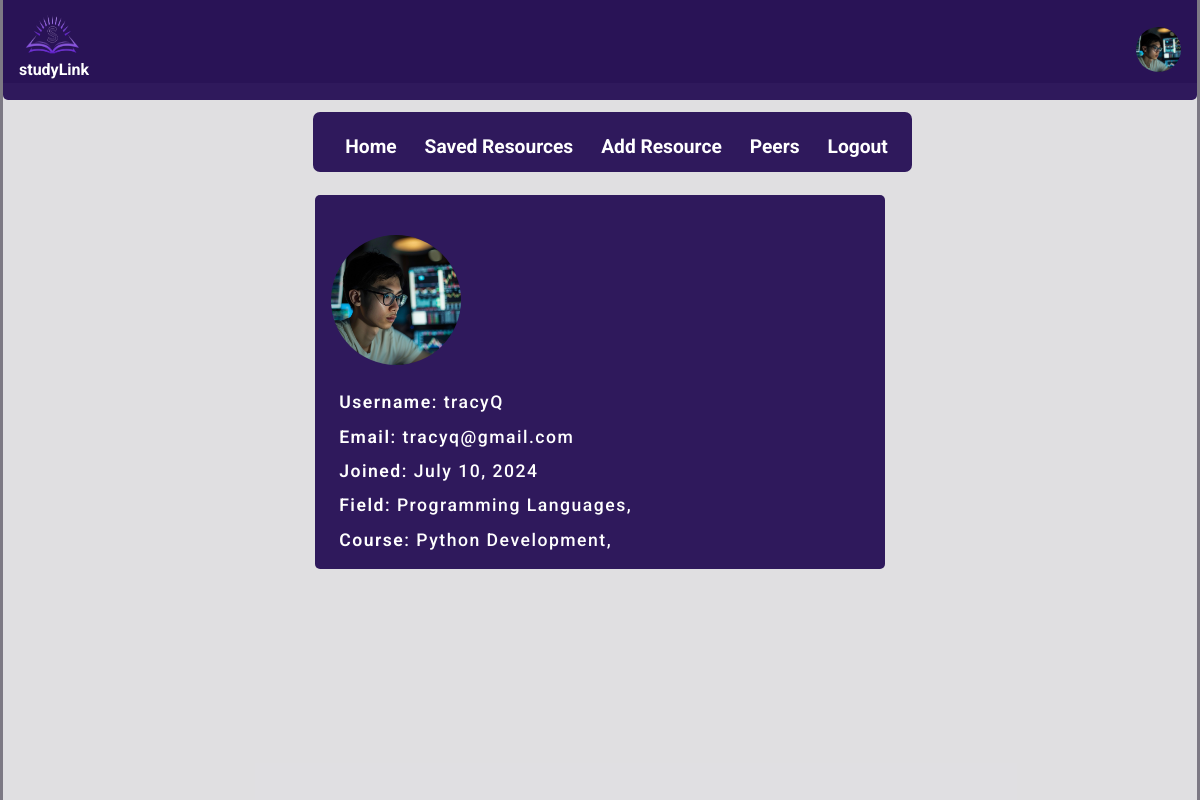
Page /profile/2 (signed in) on the committed database.
### studylink/models.py (models this page shows, shortened)
class User(db.Model, UserMixin):
  __tablename__ = 'user'
  id = db.Column(db.Integer, primary_key=True)
  username = db.Column(db.String(20), unique=True, nullable=False)
  email = db.Column(db.String(120), unique=True, nullable=False)
  image_file = db.Column(db.String(60), nullable=False, default='profile.jpg')
  password = db.Column(db.String(60), nullable=False)
  joined = db.Column(db.DateTime, default=datetime.utcnow)
  website = db.Column(db.String(120))
  twitter = db.Column(db.String(100))
  github = db.Column(db.String(100))
  user_fields = db.relationship('UserFields', backref='user', lazy=True, cascade='all, delete-orphan')
  user_resources = db.relationship('UserResources', backref='user', lazy=True)
  reviews = db.relationship('Reviews', backref='user', lazy=True)
  replies = db.relationship('Reply', backref='user', lazy=True)
  resources = db.relationship('Resources', back_populates='user')

class Fields(db.Model):
  __tablename__ = 'fields'
  id = db.Column(db.Integer, primary_key=True)
  field_name = db.Column(db.String(60), nullable=False)
  courses = db.relationship('Courses', backref='fields', lazy=True)

class Courses(db.Model):
  __tablename__ = 'courses'
  id = db.Column(db.Integer, primary_key=True)
  course_name = db.Column(db.String(60), nullable=False)
  field_id = db.Column(db.Integer, db.ForeignKey('fields.id'), nullable=False)

### studylink/routes.py (the view)
@app.route("/profile/<int:user_id>")
@login_required
def view_profile(user_id):
  fields, courses = set(), set()
  user = User.query.get_or_404(user_id)
  user_fields = UserFields.query.filter_by(user_id=user_id).all()
  for field in user_fields:
    fields.add(field.fields.field_name)
  for course in user_fields:
    courses.add(course.courses.course_name)
  fields_length = len(fields)
  courses_length = len(courses)
  image_file = url_for('static', filename='images/' + user.image_file)
  if user_id == current_user.id:
    return redirect(url_for('account'))
  return render_template('profile.html', title='Profile', image_file=image_file, user=user, courses=courses, fields=fields, fields_length=fields_length, courses_length=courses_length)

### studylink/models.py (called while the page is built)
@login_manager.user_loader
def load_user(user_id):
  return User.query.get(int(user_id))

### studylink/routes.py (called while the page is built)
@app.template_filter('format_datetime')
def format_datetime(value):
  if value is None:
    return ""
  return value.strftime("%B %d, %Y")

### studylink/templates/profile.html (shortened to what this page needs)
{% extends "base.html" %}
{% block content %}
  <section class="account-content account-tab">
    <section class="media">
      <img class="rounded-image" src="{{ image_file }}" alt="Profile Pic" style="margin-bottom: 1.5rem; margin-top: 1.5rem;">
      <section class="flexed">
        <p class="account-details"><span class="account-style">Username</span>: {{ user.username }}</p>
        <p class="account-details"><span class="account-style">Email</span>: {{ user.email }}</p>
        <p class="account-details"><span class="account-style">Joined</span>: {{ user.joined | format_datetime }}</p>
        <p class="account-details">
          {% if fields_length > 1 %}
            <span class="account-style">Fields</span>:
          {% elif fields_length == 1 %}
            <span class="account-style">Field</span>:
          {% endif %}
          {% for user_field in fields %}
            {{ user_field }},
          {% endfor %}
        </p>
        <p class="account-details">
          {% if courses_length > 1 %}
            <span class="account-style">Courses</span>:
          {% elif courses_length == 1 %}
            <span class="account-style">Course</span>:
          {% endif %}
          {% for user_course in courses %}
            {{ user_course }},
          {% endfor %}
        </p>
      </section>
    </section>
  </section>
{% endblock %}

### studylink/templates/base.html (shortened to what this page needs)
<!DOCTYPE html>
<html lang="en">
<head>
  <link href="https://cdn.jsdelivr.net/npm/bootstrap@5.3.3/dist/css/bootstrap.min.css" rel="stylesheet">
  <link rel="stylesheet" href="{{ url_for('static', filename='styles.css') }}">
  <link rel="stylesheet" href="https://cdnjs.cloudflare.com/ajax/libs/font-awesome/4.7.0/css/font-awesome.min.css">
</head>
<body>
  {% if current_user.is_authenticated %}
    <header class="header">
      <section class="header__head">
        <section class="logo1">
          <img src="{{ url_for('static', filename='images/logo.png') }}" alt="logo">
          <span class="name1">studyLink</span>
        </section>
        <nav style="margin-top: 12rem; background-color: #240c54ef; height: 60px; border-radius: 7px;">
          <ul>
            <li><a  href="{{ url_for('home') }}"></i>Home</a></li>
            <li><a href="{{ url_for('saved_resources') }}">Saved Resources</a></li>
            <li><a href="{{ url_for('add_resource') }}">Add Resource</a></li>
            <li><a href="{{ url_for('peers') }}">Peers</a></li>
            <li><a href="{{ url_for('logout') }}">Logout</a></li>
          </ul>
        </nav>
        <a href="{{ url_for('account') }}">
          <img class="account" src="{{ url_for('static', filename='images/' + current_user.image_file) }}" alt="Profile Pic" title="User Profile" width="45" height="45">
        </a>
      </section>
    </header>
  {% endif %}
  <main class="main">
    {% block content %}{% endblock %}
  </main>
</body>
</html>

### studylink/static/styles.css (style rules this page uses)
:root { --BG-COLOR: #240c54ef; --BTN-COLOR: #261f3198; --PRI-COLOR: #FFF; --FNT-SIZE: clamp(1rem, 2rem, 1vw); --FLEX-DISPLAY: flex; --JUST-CONTENT: space-between; --ALIGN-ITEMS: center; --GEN-MARGIN: 0 auto; --BD-RADIUS: 5px; --ACCNT-BD:2px solid var(--BG-COLOR); }
html { scroll-behavior: smooth; }
body { min-height: 100vh; padding: 0 3px; font-family: 'roboto', sans-serif; background-color: var(--BTN-COLOR); font-size: var(--FNT-SIZE); display: var(--FLEX-DISPLAY); flex-direction: column; }
.header { width: 100%; height: 80px; margin-bottom: .2rem; position: relative; }
.logo, .logo1 { display: var(--FLEX-DISPLAY); align-items: var(--ALIGN-ITEMS); flex-direction: column; margin-top: .3rem; }
.logo img, .logo1 img { width: 60px; height: 60px; margin-top: -.7rem; }
.name, .name1 { font-size: .9rem; color: var(--PRI-COLOR); font-weight: bolder; margin-top: -1.1rem; }
.logo1 { display: none; }
.header__head { width: 100%; height: 80px; background-color: var(--BG-COLOR); border-bottom-left-radius: var(--BD-RADIUS); border-bottom-right-radius: var(--BD-RADIUS); padding: 0 1rem .5rem; display: var(--FLEX-DISPLAY); justify-content: var(--JUST-CONTENT); align-items: var(--ALIGN-ITEMS); }
.account { border-radius: 50%; margin-top: 7px; }
nav { display: none; }
main { flex-grow: 1; display: var(--FLEX-DISPLAY); flex-direction: column; align-items: flex-start; background-color: hsla(0, 0%, 100%, 0.762); border: none; overflow: hidden; padding-bottom: 2rem; }
.account-content { width: 100%; display: var(--FLEX-DISPLAY); align-items: var(--ALIGN-ITEMS); flex-direction: column; gap: 2rem; padding: .5rem; }
.media { width: 100%; margin: auto 1rem; }
.rounded-image { width: 130px; height: 130px; border-radius: 50%; }
.flexed { margin: 0 auto; display: var(--FLEX-DISPLAY); flex-direction: column; gap: .5rem; }
.account-details { min-width: 200px; padding: 0 .2rem; font-size: 1.1rem; margin: 0 5px; font-weight: 500; letter-spacing: 1.5px; }
.account-style { color: var(--BG-COLOR); font-weight: 600; }
@media screen and (min-width: 590px) { .header__head { height: 100px; } }
@media screen and (min-width: 590px) { .account-tab, .account-content { width: 570px; background-color: var(--BG-COLOR); color: var(--PRI-COLOR); margin: 0 auto; margin-top: 2rem; padding: 1rem; border: none; border-radius: 5px; } }
@media screen and (min-width: 590px) { .account-style { color: var(--PRI-COLOR); } }
@media screen and (min-width: 720px) { .logo img, .logo1 img { width: 70px; height: 70px; } }
@media screen and (min-width: 720px) { .name, .name1 { font-size: 1rem; margin-top: -1rem; } }
@media screen and (min-width: 720px) { .logo1 { display: flex; } }
@media screen and (min-width: 720px) { nav { display: block; } }
@media screen and (min-width: 720px) { nav ul { list-style: none; margin-top: 1.3rem; } }
@media screen and (min-width: 720px) { nav ul li { display: inline-block; margin-right: 1.5rem; font-size: 1.1rem; position: relative; } }
@media screen and (min-width: 720px) { nav ul li a { color: var(--PRI-COLOR); text-decoration: none; font-weight: bold; } }
@media screen and (min-width: 720px) { nav ul li a::after { content: ""; background-color: var(--PRI-COLOR); width: 0; height: 3px; position: absolute; left: 0; bottom: 0; transition: all .3s ease-out; } }
@media screen and (min-width: 720px) { .account-tab, .account-content { width: 570px; background-color: var(--BG-COLOR); color: var(--PRI-COLOR); margin: 7rem auto; padding: 1rem; border: none; border-radius: 5px; } }
@media screen and (min-width: 720px) { .account-style { color: var(--PRI-COLOR); } }
@media screen and (min-width: 900px) { nav ul li a { font-size: 1.2rem; } }

### rows in the picture
User: image_file (placeholder picture)
User: username "tracyQ", email "tracyq@gmail.com", joined "July 10, 2024"
Fields: field_name "Programming Languages"
Courses: course_name "Python Development"
